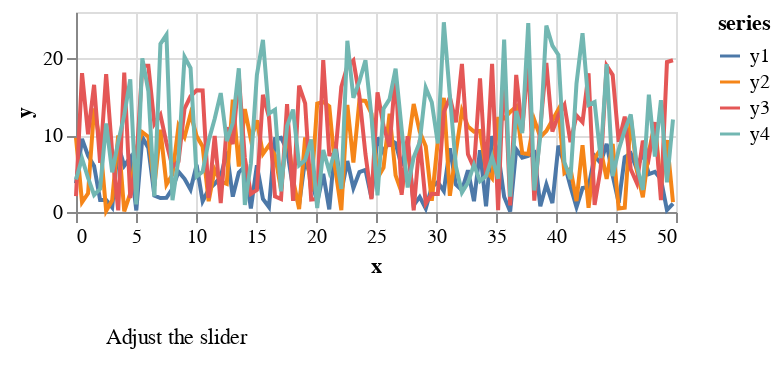

The notebook cell this image was saved under:
### Code cell
import altair as alt
import pandas as pd
import numpy as np

# Generate sample data
np.random.seed(42)
df = pd.DataFrame({
    'x': np.linspace(0, 100, 200),
    'y1': np.random.rand(200) * 10,
    'y2': np.random.rand(200) * 15,
    'y3': np.random.rand(200) * 20,
    'y4': np.random.rand(200) * 25,
})

# Melt data for easier plotting
df = df.melt('x', var_name='series', value_name='y')

# Slider parameter
slider = alt.param(name='slider', bind=alt.binding_range(min=0, max=100, step=1), value=50)

# Line charts with tooltips
line_chart = alt.Chart(df).mark_line().encode(
    x='x',
    y=alt.Y('y', scale=alt.Scale(zero=False)),
    color='series:N',
    tooltip=['x', 'y', 'series']
).transform_filter(
    f"datum.x <= slider"  # Filter data based on the slider
).properties(
    width=300,
    height=100
)

# Combine charts with slider
final_chart = alt.vconcat(
    line_chart,
    alt.Chart(pd.DataFrame({'text': ['Adjust the slider']})).mark_text(
        align='left', baseline='middle', dx=5
    ).encode(
        text='text:N'
    )
).add_params(
    slider
)

final_chart

### Figure 1 — Vega-Lite specification as saved in the notebook (floating-point values rounded to 4 significant figures; data arrays with more than 128 entries replaced by an {"elided": "..."} marker saying what was removed)
{"config": {"view": {"continuousWidth": 300, "continuousHeight": 300}}, "vconcat": [{"data": {"name": "data-005eb695fd1c5ca11239cc7b24d14ec3"}, "mark": {"type": "line"}, "encoding": {"color": {"field": "series", "type": "nominal"}, "tooltip": [{"field": "x", "type": "quantitative"}, {"field": "y", "type": "quantitative"}, {"field": "series", "type": "nominal"}], "x": {"field": "x", "type": "quantitative"}, "y": {"field": "y", "scale": {"zero": false}, "type": "quantitative"}}, "height": 100, "transform": [{"filter": "datum.x <= slider"}], "width": 300}, {"data": {"name": "data-5e3cb3daac42c199ff18ac366bd74d7c"}, "mark": {"type": "text", "align": "left", "baseline": "middle", "dx": 5}, "encoding": {"text": {"field": "text", "type": "nominal"}}}], "params": [{"name": "slider", "bind": {"input": "range", "max": 100, "min": 0, "step": 1}, "value": 50}], "$schema": "https://vega.github.io/schema/vega-lite/v5.17.0.json", "datasets": {"data-005eb695fd1c5ca11239cc7b24d14ec3": {"elided": "800 records"}, "data-5e3cb3daac42c199ff18ac366bd74d7c": [{"text": "Adjust the slider"}]}}
